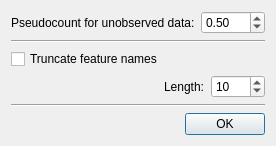
<?xml version="1.0" encoding="UTF-8"?>
<ui version="4.0">
 <class>preferencesDlg</class>
 <widget class="QDialog" name="preferencesDlg">
  <property name="geometry">
   <rect>
    <x>0</x>
    <y>0</y>
    <width>249</width>
    <height>145</height>
   </rect>
  </property>
  <property name="windowTitle">
   <string>Preferences</string>
  </property>
  <property name="windowIcon">
   <iconset>
    <normaloff>../icons/programIcon.png</normaloff>../icons/programIcon.png</iconset>
  </property>
  <layout class="QVBoxLayout" name="verticalLayout_2">
   <item>
    <layout class="QHBoxLayout" name="horizontalLayout">
     <item>
      <widget class="QLabel" name="label">
       <property name="text">
        <string>Pseudocount for unobserved data:</string>
       </property>
      </widget>
     </item>
     <item>
      <widget class="QDoubleSpinBox" name="spinPseudoCount">
       <property name="decimals">
        <number>2</number>
       </property>
       <property name="minimum">
        <double>0.010000000000000</double>
       </property>
       <property name="maximum">
        <double>100.000000000000000</double>
       </property>
       <property name="singleStep">
        <double>0.100000000000000</double>
       </property>
       <property name="value">
        <double>0.500000000000000</double>
       </property>
      </widget>
     </item>
    </layout>
   </item>
   <item>
    <widget class="Line" name="line">
     <property name="orientation">
      <enum>Qt::Horizontal</enum>
     </property>
    </widget>
   </item>
   <item>
    <layout class="QVBoxLayout" name="verticalLayout">
     <item>
      <widget class="QCheckBox" name="chkTruncateFeatureNames">
       <property name="text">
        <string>Truncate feature names</string>
       </property>
      </widget>
     </item>
     <item>
      <layout class="QHBoxLayout" name="horizontalLayout_3">
       <item>
        <spacer name="horizontalSpacer_2">
         <property name="orientation">
          <enum>Qt::Horizontal</enum>
         </property>
         <property name="sizeHint" stdset="0">
          <size>
           <width>40</width>
           <height>20</height>
          </size>
         </property>
        </spacer>
       </item>
       <item>
        <widget class="QLabel" name="label_2">
         <property name="text">
          <string>Length:</string>
         </property>
        </widget>
       </item>
       <item>
        <widget class="QSpinBox" name="spinFeatureNameLength">
         <property name="minimum">
          <number>1</number>
         </property>
         <property name="maximum">
          <number>1000</number>
         </property>
         <property name="value">
          <number>10</number>
         </property>
        </widget>
       </item>
      </layout>
     </item>
    </layout>
   </item>
   <item>
    <widget class="Line" name="line_2">
     <property name="orientation">
      <enum>Qt::Horizontal</enum>
     </property>
    </widget>
   </item>
   <item>
    <layout class="QHBoxLayout" name="horizontalLayout_2">
     <item>
      <spacer name="horizontalSpacer">
       <property name="orientation">
        <enum>Qt::Horizontal</enum>
       </property>
       <property name="sizeHint" stdset="0">
        <size>
         <width>40</width>
         <height>20</height>
        </size>
       </property>
      </spacer>
     </item>
     <item>
      <widget class="QPushButton" name="btnOK">
       <property name="text">
        <string>OK</string>
       </property>
      </widget>
     </item>
    </layout>
   </item>
  </layout>
 </widget>
 <resources/>
 <connections/>
</ui>
